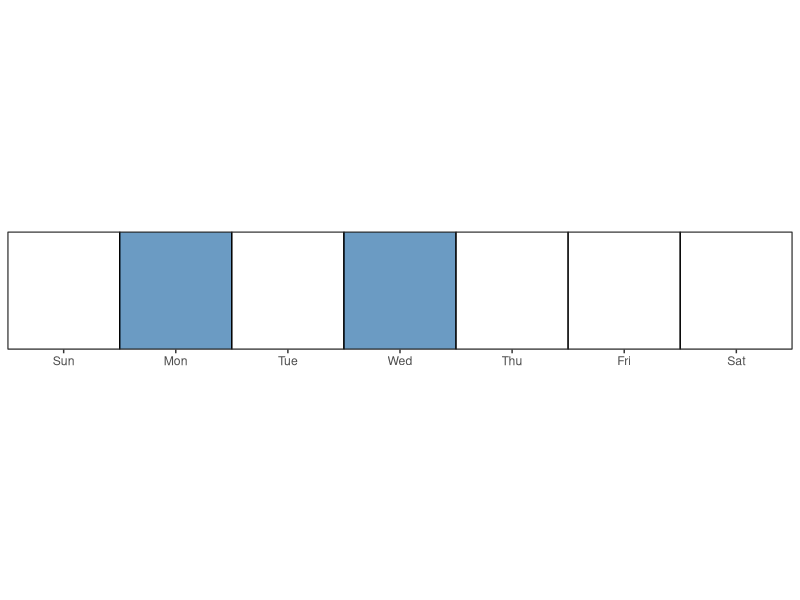
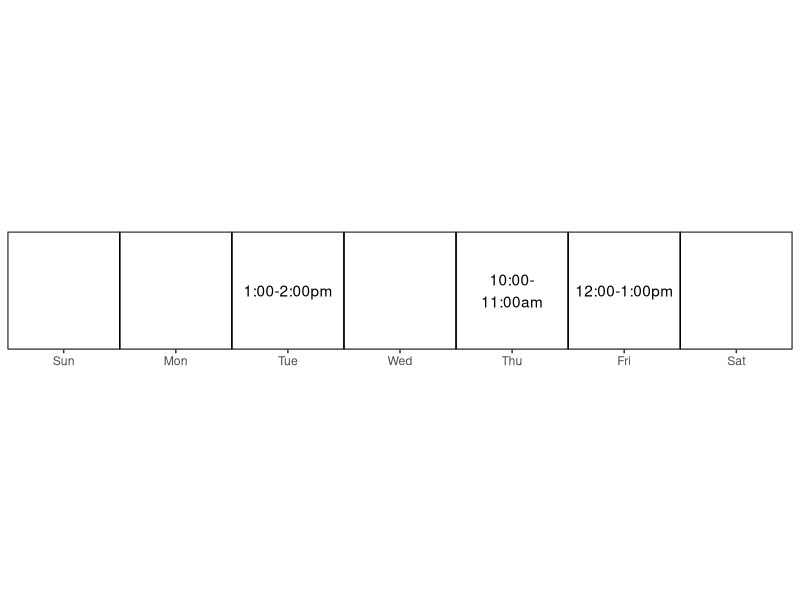
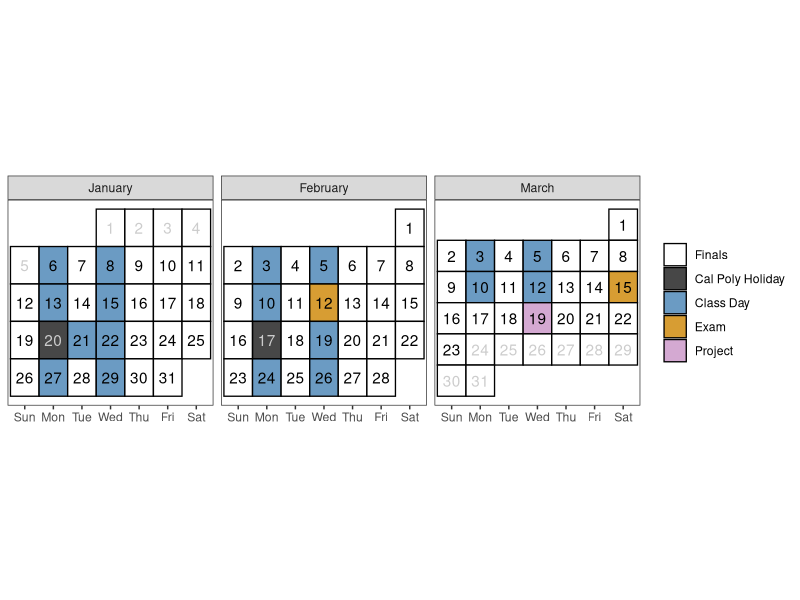

These charts were generated, in order, by the following R code:
## ---- chunk 1
#| include: false
library(tidyverse)

# Create a calendar for your syllabus ----
# Source: http://svmiller.com/blog/2020/08/a-ggplot-calendar-for-your-semester/
# Format: YYYYMMDD

# What are the full dates of the semester?
semester_dates <- seq(ymd(20250106), ymd(20250323), by = 1)

# Weekday(s) of class
class_wdays <- c("Mon", "Wed")

# Breaks
not_here_dates <- c(
  ymd("20250120"),
  ymd("20250217")
  # Break
  # seq(ymd(20221017), ymd(20221018), by = 1)
  )

# Dates of Exams
exam_dates <- c(ymd(20250212), 
                ymd(20250315)
                )
finals_week <- seq(ymd(20250317), ymd(20250321), by = 1)
project_dates <- ymd(20250319)

# Custom function for treating the first day of the month as the first week 
# of the month up until the first Sunday 
# (unless Sunday was the start of the month)
wom <- function(date) {
    first <- wday(as.Date(paste(year(date), month(date), 1, sep = "-")))
    return((mday(date) + (first - 2)) %/% 7 + 1)
}

# Create a data frame of dates, assign to Cal
Cal <- tibble(date = seq(ymd(20250101), ymd(20250331), by = 1))  |> 
  mutate(mon      = lubridate::month(date, label = T, abbr = F),
         wkdy     = weekdays(date, abbreviate = T),
         wkdy     = fct_relevel(wkdy, "Sun", "Mon", "Tue", "Wed", "Thu","Fri", "Sat"), # make sure Sunday comes first
         semester = date %in% semester_dates, 
         project  = date %in% project_dates,
         exams    = date %in% exam_dates, # is it an exam?
         not_here = date %in% not_here_dates, # is it a day off?
         exam_wk  = date %in% finals_week,
         day      = lubridate::mday(date), 
         week     = wom(date)
         ) |> 
  mutate(category = case_when(project ~ "Project",
                              exams ~ "Exam",
                              not_here ~ "Cal Poly Holiday",
                              wkdy %in% class_wdays & !not_here & !exam_wk & date %in% semester_dates ~ "Class Day",
                              date %in% ymd(20250121) ~ "Class Day",
                              semester ~ "Finals",
                              TRUE ~ "NA")
         )

class_cal <- Cal |> 
  ggplot(aes(wkdy, week)) +
  theme_bw() +
  theme(aspect.ratio = 1, 
        panel.grid.major.x = element_blank(),
        legend.position = "right",
        legend.title = element_blank(),
        axis.title.y = element_blank(), 
        axis.title.x = element_blank(),
        axis.ticks.y = element_blank(), 
        axis.text.y = element_blank()) +
  geom_tile(alpha = 0.8, 
            aes(fill = category), 
            color="black", 
            linewidth = 0.45
            ) +
  facet_wrap(~ mon, scales = "free", ncol=3) +
  geom_text(aes(label = day, color = semester & (!not_here))) +
  # put your y-axis down, flip it, and reverse it
  scale_y_reverse(breaks = NULL) +
  # manually fill scale colors to something you like...
  scale_color_manual(values = c("FALSE" = "grey80", "TRUE" = "black"), guide = "none") + 
  scale_fill_manual(values=c("Class Day"="steelblue", 
                             "Finals"="white",
                             "Cal Poly Holiday" = "grey10",
                             "NA" = "white", # I like these whited out...
                             "Exam"="orange3",
                             "Project"="#c994c7"),
                    #... but also suppress a label for a non-class semester day
                    breaks=c("Finals", "Cal Poly Holiday", "Class Day","Exam","Project"))
# class_cal

exam_days <- Cal |> 
  filter(category == "Exam") |> 
  mutate(topic = c("Midterm Exam", 
                   "Final Exam"
                   )
         ) |> 
  rowwise() |> 
  mutate(sem_week = week(date),
         Date = paste(format(date, "%b %e"), sep = ",", collapse = ", "))

project_days <- Cal |> 
  filter(category == "Project") |> 
  mutate(topic = c("Project Final Report Due")
         ) |> 
  rowwise() |> 
  mutate(Date = paste(format(date, "%b %e"), sep = ",", collapse = ", "))



class_days <- Cal |> 
  filter(date %in% semester_dates,
         category %in% c("Class Day")
         ) |>  
  group_by(mon, week) |> 
  summarize(Date = paste(format(date, "%b %e"), sep = ",", collapse = ", ")) |> 
  ungroup() |>
  mutate(topic = c(
    "Introduction to R",
    "Tidy Data + Basics of Graphics",
    "Data Cleaning and Manipulation",
    "Data Transformations + Factors",
    "Special Data Types",
    "Version Control",
    "Functions",
    "Functional Programming",
    "Simulation",
    "Predictive Checks")) |> 
  bind_rows(project_days) |> 
  bind_rows(exam_days) |> 
  arrange(mon, week) |> 
  select(Date, Topic = topic)


# Weekday(s) of office hours
officehr_wdays <- c("Tue", "Thu", "Fri")

# Create a data frame of dates, assign to Cal
Cal2 <- tibble(date = seq(ymd(20240107), ymd(20240113), by = 1))  |> 
  mutate(mon      = lubridate::month(date, label = T, abbr = F),
         wkdy     = weekdays(date, abbreviate = T),
         wkdy     = fct_relevel(wkdy, "Sun", "Mon", "Tue", "Wed", "Thu","Fri", "Sat"), # make sure Sunday comes first
         week     = wom(date),
         classday = wkdy %in% class_wdays,
         officehrday = wkdy %in% officehr_wdays,
         officehrtime = c(NA, NA, "1:00-2:00pm",NA,  "10:00-\n11:00am", "12:00-1:00pm", NA)
  )


classday_cal <- Cal2 |> 
  ggplot(aes(wkdy, week)) +
  theme_bw() +
  theme(aspect.ratio = 0.15, 
        panel.grid.major.x = element_blank(),
        legend.position = "right",
        legend.title = element_blank(),
        axis.title.y = element_blank(), 
        axis.title.x = element_blank(),
        axis.ticks.y = element_blank(), 
        axis.text.y = element_blank()) +
  geom_tile(alpha = 0.8, 
            aes(fill = classday), 
            color="black", 
            linewidth = 0.45,
            show.legend = F
  ) +
  scale_x_discrete(expand = c(0,0)) +
  scale_y_discrete(expand = c(0,0)) +
  scale_fill_manual(values=c("white", "steelblue")
                    )
# classday_cal

officehr_cal <- Cal2 |> 
  ggplot(aes(wkdy, week)) +
  theme_bw() +
  theme(aspect.ratio = 0.15, 
        panel.grid.major.x = element_blank(),
        legend.position = "right",
        legend.title = element_blank(),
        axis.title.y = element_blank(), 
        axis.title.x = element_blank(),
        axis.ticks.y = element_blank(), 
        axis.text.y = element_blank()) +
  geom_tile(alpha = 0., 
            aes(fill = officehrday), 
            color="black", 
            linewidth = 0.45,
            show.legend = F
  ) +
  geom_text(aes(label = officehrtime), color = "black") +
  scale_x_discrete(expand = c(0,0)) +
  scale_y_discrete(expand = c(0,0)) +
  scale_fill_manual(values=c("white", "gray")
  )
# officehr_cal

## ---- chunk 2
#| include: false
#| echo: false
#| warning: false
#| message: false
#| fig-width: 7
#| fig-height: 1.5
#| out-width: 75%
#| fig-align: center
#| fig-pos: H
classday_cal
## ---- chunk 3
#| echo: false
#| warning: false
#| message: false
#| fig-width: 7
#| fig-height: 1.5
#| out-width: 90%
#| fig-align: center
#| fig-pos: H
officehr_cal
## ---- chunk 4
#| echo: false
#| eval: true
#| warning: false
#| fig-width: 8
#| fig-height: 3.5
#| fig-pos: 'h'
#| fig-cap: "Note: Tuesday, January 21st will follow a Monday class schedule."
class_cal
## ---- chunk 5
#| echo: false
#| eval: true
#| fig-pos: 'h'
class_days |> 
kableExtra::kable(caption = "Tentative schedule of class topics and important due dates", format = "simple")
